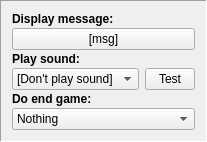
       <widget class="QFrame" name="common_area">
        <property name="frameShape">
         <enum>QFrame::Panel</enum>
        </property>
        <property name="frameShadow">
         <enum>QFrame::Sunken</enum>
        </property>
        <layout class="QGridLayout" name="gridLayout_4">
         <property name="sizeConstraint">
          <enum>QLayout::SetMinimumSize</enum>
         </property>
         <property name="verticalSpacing">
          <number>2</number>
         </property>
         <item row="0" column="0" colspan="2">
          <widget class="QLabel" name="label_23">
           <property name="font">
            <font>
             <bold>true</bold>
            </font>
           </property>
           <property name="text">
            <string>Display message:</string>
           </property>
          </widget>
         </item>
         <item row="1" column="0" colspan="3">
          <widget class="QPushButton" name="LVLEvent_Cmn_Msg">
           <property name="text">
            <string notr="true">[msg]</string>
           </property>
          </widget>
         </item>
         <item row="2" column="0" colspan="3">
          <widget class="QLabel" name="label_24">
           <property name="font">
            <font>
             <bold>true</bold>
            </font>
           </property>
           <property name="text">
            <string>Play sound:</string>
           </property>
          </widget>
         </item>
         <item row="4" column="0" colspan="3">
          <widget class="QLabel" name="label_25">
           <property name="font">
            <font>
             <bold>true</bold>
            </font>
           </property>
           <property name="text">
            <string>Do end game:</string>
           </property>
          </widget>
         </item>
         <item row="5" column="0" colspan="3">
          <widget class="QComboBox" name="LVLEvent_Cmn_EndGame">
           <property name="mouseTracking">
            <bool>false</bool>
           </property>
           <property name="focusPolicy">
            <enum>Qt::ClickFocus</enum>
           </property>
           <property name="maxVisibleItems">
            <number>50</number>
           </property>
           <item>
            <property name="text">
             <string>Nothing</string>
            </property>
           </item>
           <item>
            <property name="text">
             <string>Game end &quot;Bowser defeat&quot;</string>
            </property>
           </item>
          </widget>
         </item>
         <item row="3" column="0" colspan="2">
          <widget class="QComboBox" name="LVLEvent_Cmn_PlaySnd">
           <property name="mouseTracking">
            <bool>false</bool>
           </property>
           <property name="focusPolicy">
            <enum>Qt::ClickFocus</enum>
           </property>
           <property name="maxVisibleItems">
            <number>50</number>
           </property>
           <item>
            <property name="text">
             <string notr="true">[Don't play sound]</string>
            </property>
           </item>
          </widget>
         </item>
         <item row="3" column="2">
          <widget class="QToolButton" name="LVLEvent_playSnd">
           <property name="sizePolicy">
            <sizepolicy hsizetype="Fixed" vsizetype="Preferred">
             <horstretch>0</horstretch>
             <verstretch>0</verstretch>
            </sizepolicy>
           </property>
           <property name="maximumSize">
            <size>
             <width>50</width>
             <height>16777215</height>
            </size>
           </property>
           <property name="text">
            <string>Test</string>
           </property>
          </widget>
         </item>
        </layout>
       </widget>
